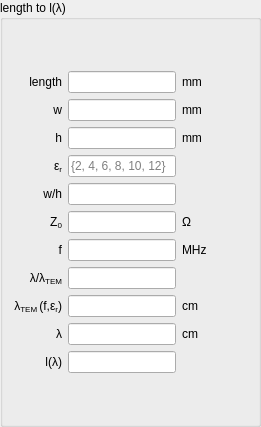
                   <widget class="QGroupBox" name="groupBox_5">
                    <property name="sizePolicy">
                     <sizepolicy hsizetype="Expanding" vsizetype="Preferred">
                      <horstretch>0</horstretch>
                      <verstretch>0</verstretch>
                     </sizepolicy>
                    </property>
                    <property name="title">
                     <string>length to l(λ)</string>
                    </property>
                    <layout class="QVBoxLayout" name="verticalLayout_13">
                     <item>
                      <layout class="QGridLayout" name="gridLayout_3">
                       <item row="10" column="0">
                        <widget class="QLabel" name="label_242">
                         <property name="text">
                          <string>&lt;html&gt;&lt;head/&gt;&lt;body&gt;&lt;p&gt;λ&lt;/p&gt;&lt;/body&gt;&lt;/html&gt;</string>
                         </property>
                         <property name="alignment">
                          <set>Qt::AlignRight|Qt::AlignTrailing|Qt::AlignVCenter</set>
                         </property>
                        </widget>
                       </item>
                       <item row="1" column="2">
                        <widget class="QLabel" name="label_225">
                         <property name="text">
                          <string>mm</string>
                         </property>
                        </widget>
                       </item>
                       <item row="3" column="1">
                        <widget class="QLineEdit" name="h_box_2">
                         <property name="placeholderText">
                          <string/>
                         </property>
                        </widget>
                       </item>
                       <item row="7" column="1">
                        <widget class="QLineEdit" name="f_box_4">
                         <property name="placeholderText">
                          <string/>
                         </property>
                        </widget>
                       </item>
                       <item row="9" column="1">
                        <widget class="QLineEdit" name="lambda_tem_box_2">
                         <property name="enabled">
                          <bool>true</bool>
                         </property>
                         <property name="readOnly">
                          <bool>true</bool>
                         </property>
                         <property name="placeholderText">
                          <string/>
                         </property>
                        </widget>
                       </item>
                       <item row="2" column="2">
                        <widget class="QLabel" name="label_240">
                         <property name="text">
                          <string>mm</string>
                         </property>
                        </widget>
                       </item>
                       <item row="1" column="0">
                        <widget class="QLabel" name="label_237">
                         <property name="text">
                          <string>&lt;html&gt;&lt;head/&gt;&lt;body&gt;&lt;p&gt;length&lt;/p&gt;&lt;/body&gt;&lt;/html&gt;</string>
                         </property>
                         <property name="alignment">
                          <set>Qt::AlignRight|Qt::AlignTrailing|Qt::AlignVCenter</set>
                         </property>
                        </widget>
                       </item>
                       <item row="4" column="0">
                        <widget class="QLabel" name="label_235">
                         <property name="text">
                          <string>&lt;html&gt;&lt;head/&gt;&lt;body&gt;&lt;p&gt;ε&lt;span style=&quot; vertical-align:sub;&quot;&gt;r&lt;/span&gt;&lt;/p&gt;&lt;/body&gt;&lt;/html&gt;</string>
                         </property>
                         <property name="alignment">
                          <set>Qt::AlignRight|Qt::AlignTrailing|Qt::AlignVCenter</set>
                         </property>
                        </widget>
                       </item>
                       <item row="11" column="0">
                        <widget class="QLabel" name="label_227">
                         <property name="text">
                          <string>&lt;html&gt;&lt;head/&gt;&lt;body&gt;&lt;p&gt;l(λ)&lt;/p&gt;&lt;/body&gt;&lt;/html&gt;</string>
                         </property>
                         <property name="alignment">
                          <set>Qt::AlignRight|Qt::AlignTrailing|Qt::AlignVCenter</set>
                         </property>
                        </widget>
                       </item>
                       <item row="11" column="1">
                        <widget class="QLineEdit" name="l_lambda_box_2">
                         <property name="readOnly">
                          <bool>true</bool>
                         </property>
                         <property name="placeholderText">
                          <string/>
                         </property>
                        </widget>
                       </item>
                       <item row="7" column="0">
                        <widget class="QLabel" name="label_234">
                         <property name="text">
                          <string>&lt;html&gt;&lt;head/&gt;&lt;body&gt;&lt;p&gt;f&lt;/p&gt;&lt;/body&gt;&lt;/html&gt;</string>
                         </property>
                         <property name="alignment">
                          <set>Qt::AlignRight|Qt::AlignTrailing|Qt::AlignVCenter</set>
                         </property>
                        </widget>
                       </item>
                       <item row="8" column="0">
                        <widget class="QLabel" name="label_230">
                         <property name="text">
                          <string>&lt;html&gt;&lt;head/&gt;&lt;body&gt;&lt;p&gt;λ/λ&lt;span style=&quot; vertical-align:sub;&quot;&gt;TEM&lt;/span&gt;&lt;/p&gt;&lt;/body&gt;&lt;/html&gt;</string>
                         </property>
                         <property name="alignment">
                          <set>Qt::AlignRight|Qt::AlignTrailing|Qt::AlignVCenter</set>
                         </property>
                        </widget>
                       </item>
                       <item row="6" column="0">
                        <widget class="QLabel" name="label_228">
                         <property name="text">
                          <string>&lt;html&gt;&lt;head/&gt;&lt;body&gt;&lt;p&gt;Z&lt;span style=&quot; vertical-align:sub;&quot;&gt;0&lt;/span&gt;&lt;/p&gt;&lt;/body&gt;&lt;/html&gt;</string>
                         </property>
                         <property name="alignment">
                          <set>Qt::AlignRight|Qt::AlignTrailing|Qt::AlignVCenter</set>
                         </property>
                        </widget>
                       </item>
                       <item row="2" column="1">
                        <widget class="QLineEdit" name="w_box_2">
                         <property name="enabled">
                          <bool>true</bool>
                         </property>
                         <property name="readOnly">
                          <bool>false</bool>
                         </property>
                         <property name="placeholderText">
                          <string/>
                         </property>
                        </widget>
                       </item>
                       <item row="2" column="0">
                        <widget class="QLabel" name="label_231">
                         <property name="text">
                          <string>&lt;html&gt;&lt;head/&gt;&lt;body&gt;&lt;p&gt;w&lt;/p&gt;&lt;/body&gt;&lt;/html&gt;</string>
                         </property>
                         <property name="alignment">
                          <set>Qt::AlignRight|Qt::AlignTrailing|Qt::AlignVCenter</set>
                         </property>
                        </widget>
                       </item>
                       <item row="9" column="2">
                        <widget class="QLabel" name="label_238">
                         <property name="text">
                          <string>cm</string>
                         </property>
                        </widget>
                       </item>
                       <item row="5" column="0">
                        <widget class="QLabel" name="label_239">
                         <property name="text">
                          <string>&lt;html&gt;&lt;head/&gt;&lt;body&gt;&lt;p&gt;w/h&lt;/p&gt;&lt;/body&gt;&lt;/html&gt;</string>
                         </property>
                         <property name="alignment">
                          <set>Qt::AlignRight|Qt::AlignTrailing|Qt::AlignVCenter</set>
                         </property>
                        </widget>
                       </item>
                       <item row="5" column="1">
                        <widget class="QLineEdit" name="w_over_h_box_2">
                         <property name="enabled">
                          <bool>true</bool>
                         </property>
                         <property name="autoFillBackground">
                          <bool>false</bool>
                         </property>
                         <property name="readOnly">
                          <bool>false</bool>
                         </property>
                         <property name="placeholderText">
                          <string/>
                         </property>
                        </widget>
                       </item>
                       <item row="8" column="1">
                        <widget class="QLineEdit" name="lambda_over_lambda_tem_box_2">
                         <property name="enabled">
                          <bool>true</bool>
                         </property>
                         <property name="readOnly">
                          <bool>true</bool>
                         </property>
                         <property name="placeholderText">
                          <string/>
                         </property>
                        </widget>
                       </item>
                       <item row="8" column="3">
                        <spacer name="horizontalSpacer_12">
                         <property name="orientation">
                          <enum>Qt::Horizontal</enum>
                         </property>
                         <property name="sizeType">
                          <enum>QSizePolicy::Fixed</enum>
                         </property>
                         <property name="sizeHint" stdset="0">
                          <size>
                           <width>40</width>
                           <height>20</height>
                          </size>
                         </property>
                        </spacer>
                       </item>
                       <item row="1" column="1">
                        <widget class="QLineEdit" name="length_box_2">
                         <property name="enabled">
                          <bool>true</bool>
                         </property>
                         <property name="readOnly">
                          <bool>false</bool>
                         </property>
                         <property name="placeholderText">
                          <string/>
                         </property>
                        </widget>
                       </item>
                       <item row="0" column="1">
                        <spacer name="verticalSpacer_14">
                         <property name="orientation">
                          <enum>Qt::Vertical</enum>
                         </property>
                         <property name="sizeHint" stdset="0">
                          <size>
                           <width>20</width>
                           <height>40</height>
                          </size>
                         </property>
                        </spacer>
                       </item>
                       <item row="12" column="1">
                        <spacer name="verticalSpacer_13">
                         <property name="orientation">
                          <enum>Qt::Vertical</enum>
                         </property>
                         <property name="sizeHint" stdset="0">
                          <size>
                           <width>20</width>
                           <height>40</height>
                          </size>
                         </property>
                        </spacer>
                       </item>
                       <item row="9" column="0">
                        <widget class="QLabel" name="label_236">
                         <property name="text">
                          <string>&lt;html&gt;&lt;head/&gt;&lt;body&gt;&lt;p&gt;λ&lt;span style=&quot; vertical-align:sub;&quot;&gt;TEM &lt;/span&gt;(f,ε&lt;span style=&quot; vertical-align:sub;&quot;&gt;r&lt;/span&gt;)&lt;/p&gt;&lt;/body&gt;&lt;/html&gt;</string>
                         </property>
                         <property name="alignment">
                          <set>Qt::AlignRight|Qt::AlignTrailing|Qt::AlignVCenter</set>
                         </property>
                        </widget>
                       </item>
                       <item row="6" column="2">
                        <widget class="QLabel" name="label_233">
                         <property name="text">
                          <string>Ω</string>
                         </property>
                        </widget>
                       </item>
                       <item row="6" column="1">
                        <widget class="QLineEdit" name="z0box_2">
                         <property name="enabled">
                          <bool>true</bool>
                         </property>
                         <property name="readOnly">
                          <bool>true</bool>
                         </property>
                         <property name="placeholderText">
                          <string/>
                         </property>
                        </widget>
                       </item>
                       <item row="4" column="1">
                        <widget class="QLineEdit" name="epsilon_r_box_2">
                         <property name="enabled">
                          <bool>true</bool>
                         </property>
                         <property name="placeholderText">
                          <string>{2, 4, 6, 8, 10, 12}</string>
                         </property>
                        </widget>
                       </item>
                       <item row="10" column="2">
                        <widget class="QLabel" name="label_229">
                         <property name="text">
                          <string>cm</string>
                         </property>
                        </widget>
                       </item>
                       <item row="10" column="1">
                        <widget class="QLineEdit" name="lambda_box_2">
                         <property name="enabled">
                          <bool>true</bool>
                         </property>
                         <property name="readOnly">
                          <bool>true</bool>
                         </property>
                         <property name="placeholderText">
                          <string/>
                         </property>
                        </widget>
                       </item>
                       <item row="7" column="2">
                        <widget class="QLabel" name="label_226">
                         <property name="text">
                          <string>MHz</string>
                         </property>
                        </widget>
                       </item>
                       <item row="3" column="2">
                        <widget class="QLabel" name="label_232">
                         <property name="text">
                          <string>mm</string>
                         </property>
                        </widget>
                       </item>
                       <item row="3" column="0">
                        <widget class="QLabel" name="label_241">
                         <property name="text">
                          <string>&lt;html&gt;&lt;head/&gt;&lt;body&gt;&lt;p&gt;h&lt;/p&gt;&lt;/body&gt;&lt;/html&gt;</string>
                         </property>
                         <property name="alignment">
                          <set>Qt::AlignRight|Qt::AlignTrailing|Qt::AlignVCenter</set>
                         </property>
                        </widget>
                       </item>
                      </layout>
                     </item>
                    </layout>
                   </widget>
